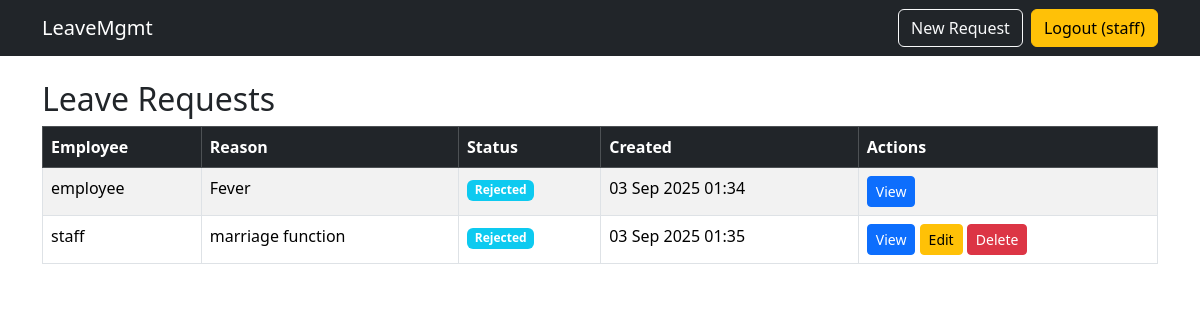
The app's page /leaves/leaves/ (signed in) with its own data.
### leaves/models.py (models this page shows, shortened)
class LeaveRequest(models.Model):
    STATUS_CHOICES = [
        ("pending", "Pending"),
        ("approved", "Approved"),
        ("rejected", "Rejected"),
    ]
    employee = models.ForeignKey(User, on_delete=models.CASCADE)
    reason = models.TextField()
    status = models.CharField(max_length=10, choices=STATUS_CHOICES, default="pending")
    created_at = models.DateTimeField(auto_now_add=True)  # auto set when created
    updated_at = models.DateTimeField(auto_now=True)      # auto set when updated

### leaves/views.py (the view)
# urls.py: path("leaves/", views.leave_list, name="leave-list"),
@login_required
def leave_list(request):
    leaves = LeaveRequest.objects.all()
    return render(request, "leaves/leave_list.html", {"leaves": leaves})

### templates/leaves/leave_list.html
{% extends "base.html" %}
{% block content %}
<h2>Leave Requests</h2>
<table class="table table-striped table-bordered">
  <thead class="table-dark">
    <tr>
      <th>Employee</th>
      <th>Reason</th>
      <th>Status</th>
      <th>Created</th>
      <th>Actions</th>
    </tr>
  </thead>
  <tbody>
    {% for leave in leaves %}
      <tr>
        <td>{{ leave.employee.username }}</td>
        <td>{{ leave.reason|truncatechars:40 }}</td>
        <td><span class="badge bg-info">{{ leave.status }}</span></td>
        <td>{{ leave.created_at|date:"d M Y H:i" }}</td>
        <td>
          <a href="{% url 'leave-detail' leave.pk %}" class="btn btn-sm btn-primary">View</a>
          {% if user == leave.employee or user.is_superuser %}
            <a href="{% url 'leave-update' leave.pk %}" class="btn btn-sm btn-warning">Edit</a>
            <a href="{% url 'leave-delete' leave.pk %}" class="btn btn-sm btn-danger">Delete</a>
          {% endif %}
        </td>
      </tr>
    {% empty %}
      <tr><td colspan="5" class="text-center">No leave requests found.</td></tr>
    {% endfor %}
  </tbody>
</table>
{% endblock %}

### templates/base.html (shortened to what this page needs)
<!doctype html>
<html lang="en">
<head>
  <link href="https://cdn.jsdelivr.net/npm/bootstrap@5.3.3/dist/css/bootstrap.min.css" rel="stylesheet">
</head>
<body>
<nav class="navbar navbar-expand-lg navbar-dark bg-dark mb-4">
  <div class="container">
    <a class="navbar-brand" href="{% url 'leave-list' %}">LeaveMgmt</a>
    <div class="d-flex">
      {% if user.is_authenticated %}
        <a class="btn btn-outline-light me-2" href="{% url 'leave-create' %}">New Request</a>
        <form action="{% url 'logout' %}" method="post">{% csrf_token %}
          <button class="btn btn-warning">Logout ({{ user.username }})</button>
        </form>
      {% else %}
        <a class="btn btn-success" href="{% url 'login' %}">Login</a>
      {% endif %}
    </div>
  </div>
</nav>
<div class="container">
  {% block content %}{% endblock %}
</div>
</body>
</html>

### records on screen
LeaveRequest: employee.username "employee", reason "Fever", status "Rejected", created_at "03 Sep 2025 01:34"
LeaveRequest: employee.username "staff", reason "marriage function", status "Rejected", created_at "03 Sep 2025 01:35", shows "Edit"

### other values on screen
{{ user.username }} "staff"
